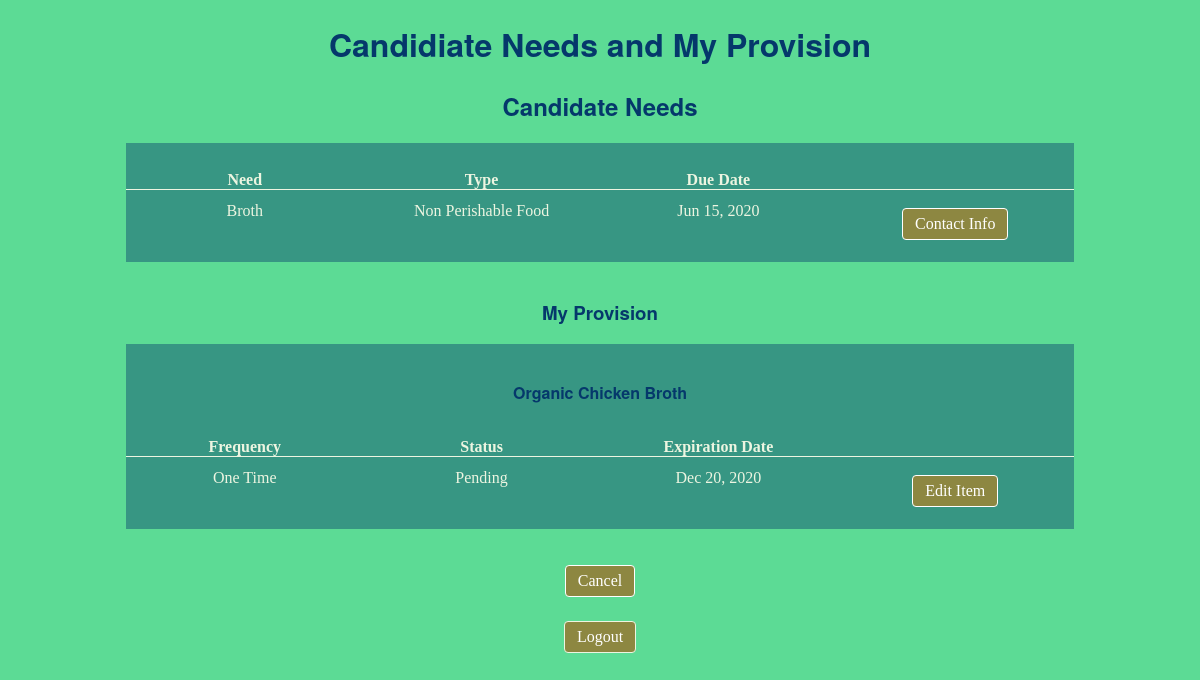
The page /match_need_to_provision/63/63/ (signed in) on the database as committed earlier.
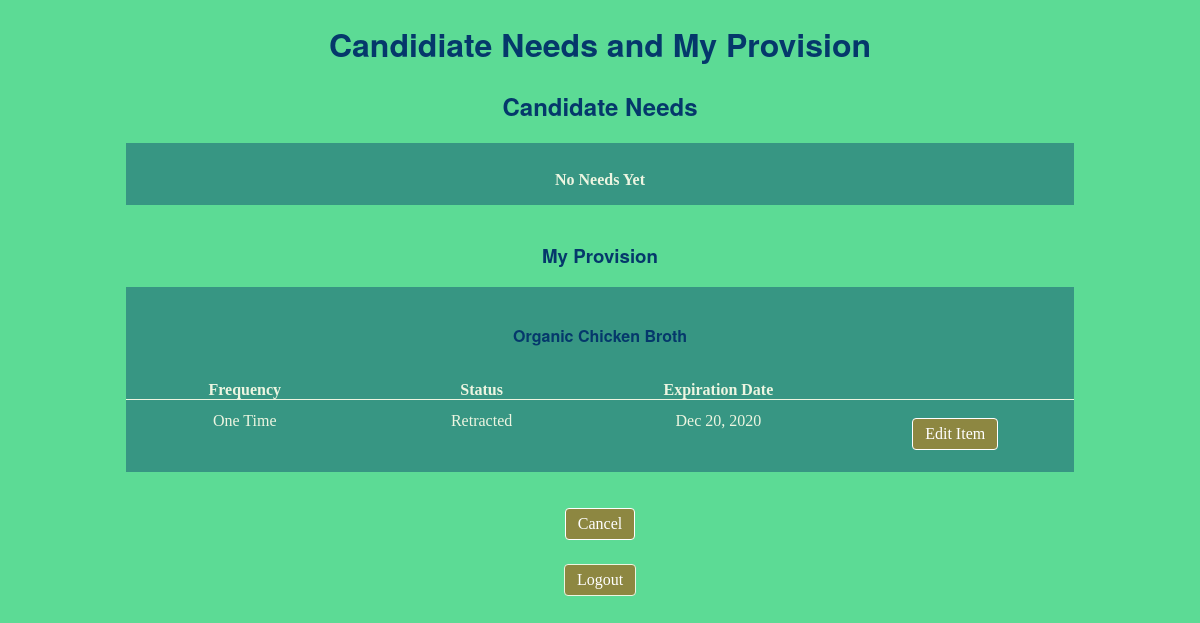
The same page on the database as committed later.
### share/models.py (models this page shows, shortened)
class Need(models.Model):
    STATUS = (
    ('Open', 'Open'),
    ('Pending', 'Pending'),
    ('Provided', 'Provided'),
    ('Expired', 'Expired'),
    ('Retracted', 'Retracted'),
    )
    name = models.CharField(max_length=50, help_text='')
    member_id = models.PositiveSmallIntegerField(blank=False,
    help_text='Member with need',default=0)
    type = models.CharField(max_length=25, choices=TYPE)
    due_date = models.DateTimeField(auto_now=False, auto_now_add=False, \
    blank=True, null=True, help_text='when is the item needed?')
    background_info = models.TextField(max_length=1000, blank=True, \
    help_text="Any additional information that might help")
    status = models.CharField(max_length=25, choices=STATUS, default='Open')
    provided_from = models.PositiveSmallIntegerField(blank=True, null=True,
    help_text="Member who provided the service")

class Provision(models.Model):
    STATUS = (
    ('Available', 'Available'),
    ('Pending', 'Pending'),
    ('Provided', 'Provided'),
    ('Expired', 'Expired'),
    ('Retracted', 'Retracted'),
    )
    FREQUENCY = (
    ('One Time', 'One_time'),
    ('Daily', 'Daily'),
    ('Weekly', 'Weekly'),
    ('Monthly', 'Monthly'),
    ('Intermittent', 'Intermittent'),
    ('Not Applicable', 'Not Applicable'),
    )
    name = models.CharField(max_length=50, help_text='')
    member_id = models.PositiveSmallIntegerField(blank=False,
    help_text='Providing member',default=0)
    type = models.CharField(max_length=25, choices=TYPE)
    frequency = models.CharField(max_length=25, choices=FREQUENCY, default='One_time',
    help_text='Used for items that repeat (i.e. at service that can be provided \
    to one person every week')
    expiration_date = models.DateTimeField(auto_now=False, auto_now_add=False, \
    blank=True, null=True, help_text=('useful for food and deadlines'))
    status = models.CharField(max_length=25, choices=STATUS, default='Available')
    provided_to = models.PositiveSmallIntegerField(blank=True, null=True,
    help_text="Member who received the service")

### share/views.py (the view)
# urls.py: path("match_need_to_provision", views.match_need_to_provision, name="match_need_to_provision"),
@login_required
def match_need_to_provision(request,pk,member_id):
    provision = Provision.objects.filter(id=pk).first()
    provision.expiration_date = format_date(provision.expiration_date)
    provisionSET = set(provision.name.lower().split())
    needs = Need.objects.filter(type=provision.type).filter(~Q(member_id=member_id)). \
    filter(Q(status='Open')|Q(status='open')|Q(status='Pending')|Q(status='pending'))
    needsLIST = []
    for need in needs:
        needSET = set(need.name.lower().split())
        common_words = provisionSET.intersection(needSET)
        if len(common_words)>0:
            needsLIST.append(need)
    for need in needs:
        need.due_date = format_date(need.due_date)
    context = {
    'provision':provision,
    'needs': needsLIST,
    }
    return render(request, 'share/match_need_to_provision.html/',context)

### share/views.py (called while the page is built)
def format_date(date_in):
    if date_in!=None:
        try:
            date_out = date_in.strftime("%b %d, %Y")
        except:
            date_in = datetime.strptime(date_in, "%b %d, %Y")
            date_out = date_in.strftime("%Y-%m-%d")
        return date_out

### share/templates/share/match_need_to_provision.html (shortened to what this page needs)
{% extends "base_generic.html" %}
{% block content %}
<h1>Candidiate Needs and My Provision</h1>
<h2>Candidate Needs</h2>
<div class="login-grid">
  <div class="login-left-margin"></div>
  <div class="login-middle">
    {%if needs %}
    <div class="provisions-grid-4columns">
      <span class="provision-column1"><strong>Need</strong></span>
      <span class="provision-column2"><strong>Type</strong></span>
      <span class="provision-column3"><strong>Due Date</strong></span>
      <span class="provision-column4"></span>
      {% for need in needs %}
        <span class="provision-column1">{{need.name}}</span>
        <span class="provision-column2">{{need.type}}</span>
        <span class="provision-column3">{{need.due_date}}</span>
        <span class="provision-column4">
          <a href="{% url 'need_contact_info' %}{{need.id}}/{{provision.id}}"
          class="button-submit" style="color:white">Contact Info</a>
        </span>
        {% empty %}
            <p class="bold-centered need-status error TODO">No needs Yet Line 1 Delete if not Needed</p>
      {% endfor %}
        </div>
        {% else %}
        <p class="bold-centered error">No Needs Yet</p>
        {% endif %}
    </div>
    <div class="login-right-margin"></div>
  </div>
    <br>
<h3>My Provision</h3>
<div class="login-grid">
  <div class="login-left-margin"></div>
  <div class="login-middle">
    <h4>{{provision.name}}</h4>
    <div class="provisions-grid-4columns">
      <span class="provision-column1"><strong>Frequency</strong></span>
      <span class="provision-column2"><strong>Status</strong></span>
      <span class="provision-column3"><strong>Expiration Date</strong></span>
      <span class="provision-column4"></span>
      <span class="provision-column1">{{provision.frequency}}</span>
      <span class="provision-column2">{{provision.status}}</span>
      <span class="provision-column3">{{provision.expiration_date}}</span>
      <span class="provision-column4"><a href="{% url 'update_provision_form' %}{{provision.id}}"
        class="button-submit" style="color:white">Edit Item</a></span>
      </div>
  </div>
  <div class="login-right-margin"></div>
</div>
<br>
 <div class="button-centered">
    <a class="button-submit" style="color:white" href="{% url 'summary'%}">Cancel</a>
  </div>
  <div class="bold-centered">
   <form  method="post" action="{% url 'logged_out' %}">
     <input type="submit" class="button-submit" style="color:white"  value="Logout" />
   </form>
 </div>
{% endblock %}

Rows that differ between the two databases and show on the page:
no longer on this page (row edited): Need: name "Broth", type "Non Perishable Food", due_date "Jun 15, 2020"
changed Provision "Organic Chicken Broth": status "Pending" → "Retracted"
Other text that changed with them:
text no longer shown: "Need Type Due Date"
text now shown: "No Needs Yet"
